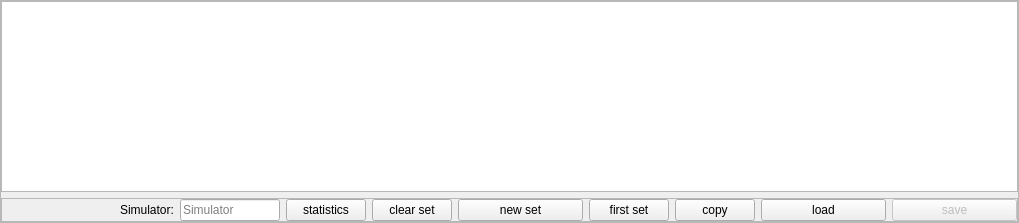
<?xml version="1.0" encoding="UTF-8"?>
<ui version="4.0">
 <class>CDbOwnModelSetComponent</class>
 <widget class="QFrame" name="CDbOwnModelSetComponent">
  <property name="geometry">
   <rect>
    <x>0</x>
    <y>0</y>
    <width>1019</width>
    <height>223</height>
   </rect>
  </property>
  <property name="windowTitle">
   <string>Frame</string>
  </property>
  <property name="frameShape">
   <enum>QFrame::StyledPanel</enum>
  </property>
  <property name="frameShadow">
   <enum>QFrame::Raised</enum>
  </property>
  <layout class="QVBoxLayout" name="vl_DbOwnModelSetComponent">
   <property name="leftMargin">
    <number>0</number>
   </property>
   <property name="topMargin">
    <number>0</number>
   </property>
   <property name="rightMargin">
    <number>0</number>
   </property>
   <property name="bottomMargin">
    <number>0</number>
   </property>
   <item>
    <widget class="swift::gui::views::CAircraftModelView" name="tvp_OwnModelSet">
     <property name="selectionBehavior">
      <enum>QAbstractItemView::SelectRows</enum>
     </property>
     <attribute name="verticalHeaderVisible">
      <bool>false</bool>
     </attribute>
    </widget>
   </item>
   <item>
    <widget class="QFrame" name="fr_OwnModelSetBottom">
     <property name="frameShape">
      <enum>QFrame::StyledPanel</enum>
     </property>
     <property name="frameShadow">
      <enum>QFrame::Raised</enum>
     </property>
     <layout class="QHBoxLayout" name="hl_OwnModelSetButtons">
      <property name="leftMargin">
       <number>0</number>
      </property>
      <property name="topMargin">
       <number>0</number>
      </property>
      <property name="rightMargin">
       <number>0</number>
      </property>
      <property name="bottomMargin">
       <number>0</number>
      </property>
      <item>
       <widget class="swift::gui::components::CSimulatorSelector" name="comp_SimulatorSelector">
        <property name="minimumSize">
         <size>
          <width>50</width>
          <height>0</height>
         </size>
        </property>
       </widget>
      </item>
      <item>
       <spacer name="hs_OwnModelSetButtons">
        <property name="orientation">
         <enum>Qt::Horizontal</enum>
        </property>
        <property name="sizeHint" stdset="0">
         <size>
          <width>40</width>
          <height>20</height>
         </size>
        </property>
       </spacer>
      </item>
      <item>
       <widget class="QLabel" name="lbl_Simulator">
        <property name="text">
         <string>Simulator:</string>
        </property>
       </widget>
      </item>
      <item>
       <widget class="QLineEdit" name="le_Simulator">
        <property name="maximumSize">
         <size>
          <width>100</width>
          <height>16777215</height>
         </size>
        </property>
        <property name="readOnly">
         <bool>true</bool>
        </property>
        <property name="placeholderText">
         <string>Simulator</string>
        </property>
       </widget>
      </item>
      <item>
       <widget class="QPushButton" name="pb_ShowStatistics">
        <property name="text">
         <string>statistics</string>
        </property>
       </widget>
      </item>
      <item>
       <widget class="QPushButton" name="pb_Clear">
        <property name="text">
         <string>clear set</string>
        </property>
       </widget>
      </item>
      <item>
       <widget class="QPushButton" name="pb_CreateNewSet">
        <property name="minimumSize">
         <size>
          <width>125</width>
          <height>0</height>
         </size>
        </property>
        <property name="toolTip">
         <string>create a new set</string>
        </property>
        <property name="text">
         <string>new set</string>
        </property>
       </widget>
      </item>
      <item>
       <widget class="QPushButton" name="pb_FirstSet">
        <property name="text">
         <string>first set</string>
        </property>
       </widget>
      </item>
      <item>
       <widget class="QPushButton" name="pb_CopyFromAnotherSwift">
        <property name="text">
         <string>copy</string>
        </property>
       </widget>
      </item>
      <item>
       <widget class="QPushButton" name="pb_LoadExistingSet">
        <property name="minimumSize">
         <size>
          <width>125</width>
          <height>0</height>
         </size>
        </property>
        <property name="toolTip">
         <string>load an existing set</string>
        </property>
        <property name="text">
         <string>load</string>
        </property>
       </widget>
      </item>
      <item>
       <widget class="QPushButton" name="pb_SaveAsSetForSimulator">
        <property name="enabled">
         <bool>false</bool>
        </property>
        <property name="minimumSize">
         <size>
          <width>125</width>
          <height>0</height>
         </size>
        </property>
        <property name="text">
         <string>save</string>
        </property>
       </widget>
      </item>
     </layout>
    </widget>
   </item>
  </layout>
 </widget>
 <customwidgets>
  <customwidget>
   <class>swift::gui::views::CAircraftModelView</class>
   <extends>QTableView</extends>
   <header>gui/views/aircraftmodelview.h</header>
  </customwidget>
  <customwidget>
   <class>swift::gui::components::CSimulatorSelector</class>
   <extends>QFrame</extends>
   <header>gui/components/simulatorselector.h</header>
   <container>1</container>
  </customwidget>
 </customwidgets>
 <tabstops>
  <tabstop>tvp_OwnModelSet</tabstop>
  <tabstop>le_Simulator</tabstop>
  <tabstop>pb_ShowStatistics</tabstop>
  <tabstop>pb_Clear</tabstop>
  <tabstop>pb_CreateNewSet</tabstop>
  <tabstop>pb_FirstSet</tabstop>
  <tabstop>pb_CopyFromAnotherSwift</tabstop>
  <tabstop>pb_LoadExistingSet</tabstop>
  <tabstop>pb_SaveAsSetForSimulator</tabstop>
 </tabstops>
 <resources/>
 <connections/>
</ui>
